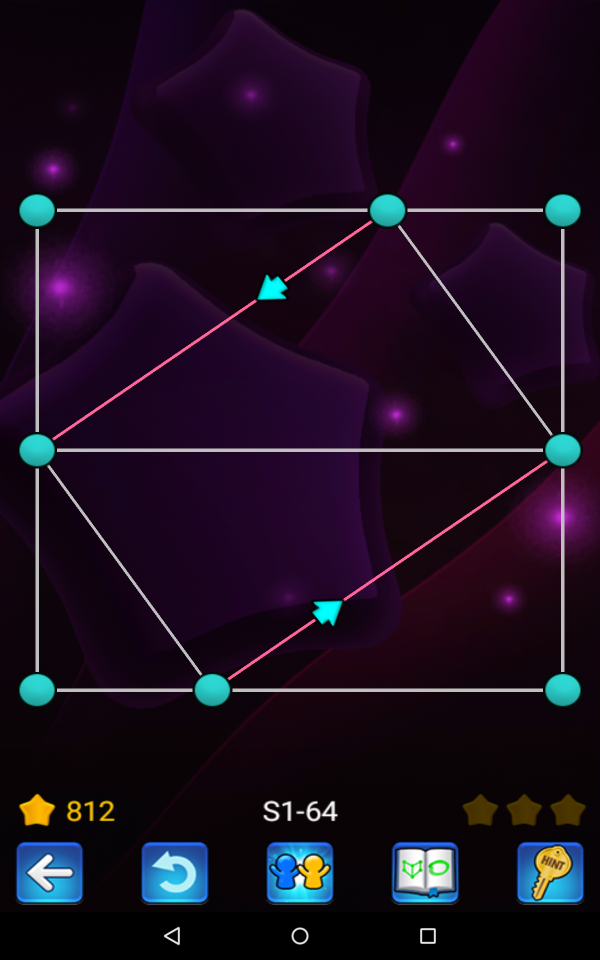
%> input picture img.png, 1200 x 1920 px (shown at 1/2 size)
$ octave OneTouchDraw.m   (GNU Octave 9; MATLAB toolbox functions it lacks are replaced by stand-ins)
%> lines starting %> are read from the running program, lines starting %| are printed output that depends on the picture; in (x1, y1, x2, y2) boxes, pixels count from 0 and x2, y2 are one past the last pixel; in counts of white or black regions, pixels touching at a corner belong together; the program's own positions count from 1
### findColor.m
function [ color ] = findColor( img_crop,pixelValue )
%UNTITLED2 Summary of this function goes here
%   Detailed explanation goes here
pixelValue=floor(pixelValue);
red=img_crop(pixelValue(2),pixelValue(1),1);
green=img_crop(pixelValue(2),pixelValue(1),2);
blue=img_crop(pixelValue(2),pixelValue(1),3);

%Yellow
red_lb_yellow=200; red_ub_yellow=255;
green_lb_yellow=150; green_ub_yellow=210;
blue_lb_yellow=0; blue_ub_yellow=0;

%Green Shade 1
red_lb_green=70; red_ub_green=100;
green_lb_green=190; green_ub_green=255;
blue_lb_green=70; blue_ub_green=100;

%Green shade 2
red_lb_green1=0; red_ub_green1=0;
green_lb_green1=255; green_ub_green1=255;
blue_lb_green1=90; blue_ub_green1=110;

%Red
red_lb_red=255; red_ub_red=255;
green_lb_red=95; green_ub_red=110;
blue_lb_red=140; blue_ub_red=165;

%Blue
red_lb_blue=30; red_ub_blue=55;
green_lb_blue=150; green_ub_blue=230;
blue_lb_blue=150; blue_ub_blue=230;

%Purple
red_lb_purple=120; red_ub_purple=180;
green_lb_purple=150; green_ub_purple=210;
blue_lb_purple=190; blue_ub_purple=255;

%
red_lb_purple1=120; red_ub_purple1=180;
green_lb_purple1=150; green_ub_purple1=210;
blue_lb_purple1=190; blue_ub_purple1=255;

if red>=red_lb_yellow && red<=red_ub_yellow && ...
   green>=green_lb_yellow && green<=green_ub_yellow && ...
   blue>=blue_lb_yellow && blue<=blue_ub_yellow
    color='y';

elseif red>=red_lb_red && red<=red_ub_red && ...
   green>=green_lb_red && green<=green_ub_red && ...
   blue>=blue_lb_red && blue<=blue_ub_red
    color='r';

elseif red>=red_lb_green && red<=red_ub_green && ...
   green>=green_lb_green && green<=green_ub_green && ...
   blue>=blue_lb_green && blue<=blue_ub_green
    color='g';

elseif red>=red_lb_green1 && red<=red_ub_green1 && ...
   green>=green_lb_green1 && green<=green_ub_green1 && ...
   blue>=blue_lb_green1 && blue<=blue_ub_green1
    color='g';

elseif red>=red_lb_blue && red<=red_ub_blue && ...
   green>=green_lb_blue && green<=green_ub_blue && ...
   blue>=blue_lb_blue && blue<=blue_ub_blue
    color='b';

elseif red>=red_lb_purple && red<=red_ub_purple && ...
   green>=green_lb_purple && green<=green_ub_purple && ...
   blue>=blue_lb_purple && blue<=blue_ub_purple
    color='p';

elseif red>=red_lb_purple1 && red<=red_ub_purple1 && ...
   green>=green_lb_purple1 && green<=green_ub_purple1 && ...
   blue>=blue_lb_purple1 && blue<=blue_ub_purple1
    color='p';


else color='w';
end

end

### showAnnotatedImg.m
function showAnnotatedImg( img_crop,node )
%UNTITLED2 Summary of this function goes here
%   Detailed explanation goes here
nodeIndex=size(node.centroid,1);
text_str = cell(nodeIndex+1,1);

for k=1:nodeIndex
   text_str{k} = num2str(k);
end

position=zeros(nodeIndex+1,2);
for k=1:nodeIndex
position(k,:) = floor(node.centroid(k,:));
end

box_color = {'black'};
%RGB = insertText(I,position,text_str,'FontSize',18,'BoxColor',box_color,'BoxOpacity',0.4,'TextColor','white');
commentSwag =...
{
    'Umm... Too Easy!';
    'Lemme Think....';
    'Hahahah, Seriously?';
    'You UnderEstimating me? :( ';
    'I can do better, test me! :p ';
    'Huhhhh, That''s called Swag! ';
    'Yo Bitch!';
    'Nahhh... Not Tired yet :p ';
    'I''ll find you and I''ll SOLVE you!';
    'Beta Tumse Na Ho payega!';
};
swagIndex = ceil(10*rand);

position(nodeIndex+1,:)=[200 100];
text_str{nodeIndex+1,1}=commentSwag{swagIndex};
annotatedImg = insertText(img_crop,position,text_str,'FontSize',50,'BoxColor',box_color,'BoxOpacity',0.4,'TextColor','white');

 figure(1)
 imshow(annotatedImg)

end

### inputGraph.m
function inputGraph(node,edge)
circleCoors = node.centroid+1;
a = eulerGraph(edge);
a.startEuler(circleCoors)
end

### OneTouchDraw.m
%Written and Conceptualized by Arpan Majumdar.
%This code is OpenSource and can be directly used in any project without
%the need of taking any permission.

%Import the screenshot and rename it as img in the workspace and run program
%clearvars -except img
clc

close all
warning off
%% Image thresholding
% Output of this segment is binary image bwimg which consistes of nodes,
% edges and arrows

%imshow(img)
img=imread('img.png');
%> img is the input picture: size 1920x1200x3 uint8; mean R, G, B 28.2, 15.7, 32.3
img_gray=rgb2gray(img);

img_crop=img(1:end-340,:,:);    %For Level Mode
%img_crop=img(251:end-340,:,:);  % For Master Mode

img_gray=img_gray(1:end-340,:);   %For Level Mode
%> img_gray: size 1580x1200 uint8
%img_gray=img_gray(251:end-340,:); % For Master Mode

% [level,bwimg]=thresh_tool(img_gray);

level1=110/255;
bwimg=im2bw(img_gray,level1);
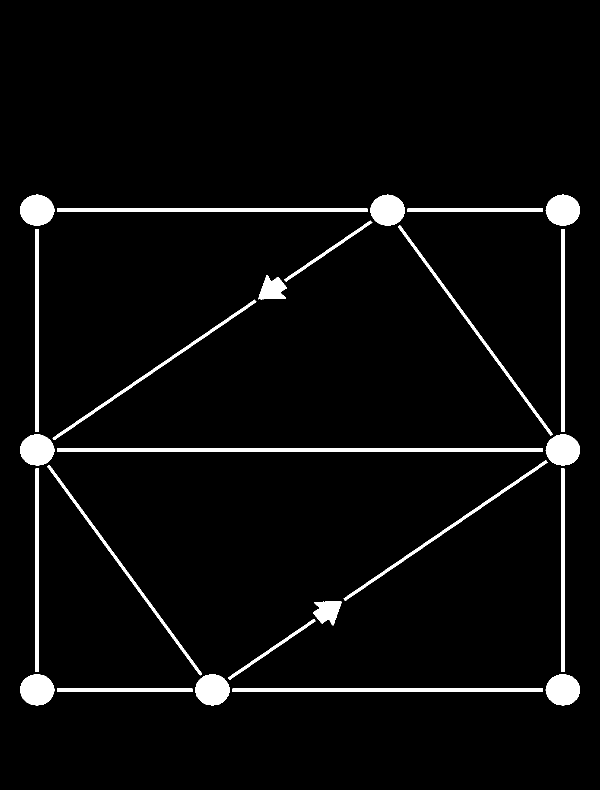
%> bwimg: size 1580x1200 logical (shown at 1/2 size); 3.9% white; 25 white regions, largest, box (x1, y1, x2, y2) and area: (114, 897, 1086, 904) 6804, (114, 417, 735, 424) 4347, (465, 1377, 1086, 1384) 4347
% figure(1)
% imshow(bwimg)

%% Detect nodes and arrows from bwimg

% Output of this segment is a stucture 'node' and 'arrow' whose fields are:
% node:
% centroid: Contains x,y coordinates of centroid of node in a 1x2 matrix
% color: 'b','y','g','r', depending on color of node

% arrow:
% centroid: Contains x,y coordinates of centroid of arrow in a 1x2 matrix

stats=regionprops(bwimg,'Centroid','MajorAxisLength','MinorAxisLength','Area');
%> stats = 25 regions; largest, Area, Centroid, MajorAxisLength and MinorAxisLength: 6804 [600.5 901] 1122.4 8.08, 4347 [425 421] 717.1 8.08, 4347 [776 1381] 717.1 8.08, 3330 [74.7 421] 68.55 61.89, 3327 [775.9 421.1] 68.55 61.82

nodeIndex=0; arrowIndex=0;
epsilon=10;

Cindex=[];Aindex=[];

nodes=zeros(size(bwimg));
arrows=zeros(size(bwimg));
label=bwlabel(bwimg);
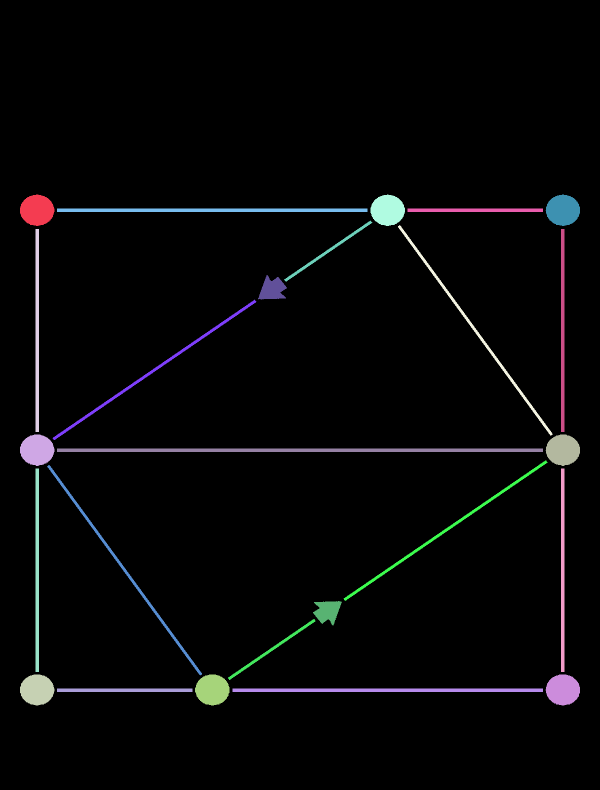
%> label: size 1580x1200 double (shown at 1/2 size); 26 distinct labels, from 0 to 25; one colour per label, 0 black

for k=1:size(stats,1)
    %Node detection
    if abs(stats(k).MinorAxisLength-stats(k).MinorAxisLength)<epsilon && ...
       stats(k).MinorAxisLength>55 && stats(k).MinorAxisLength<65 &&...
       stats(k).MajorAxisLength>65 && stats(k).MajorAxisLength<75 && ...
       stats(k).Area>3300 && stats(k).Area<3450

            %Cindex=[Cindex;k];

            nodeIndex=nodeIndex+1;
            node.centroid(nodeIndex,:)=stats(k).Centroid;
            node.color(nodeIndex,1)=findColor(img_crop,stats(k).Centroid);

            map=label==k;
            nodes=nodes | map;
    end

    %Arrow detection
    if stats(k).Area>1750 && stats(k).Area<1850 && ...
       stats(k).MajorAxisLength>45 && stats(k).MajorAxisLength<60 && ...
       stats(k).MinorAxisLength>40 && stats(k).MinorAxisLength<55
%             Aindex=[Aindex;k];
            arrowIndex=arrowIndex+1;
            arrow.centroid(arrowIndex,:)=stats(k).Centroid;

            map=label==k;
            arrows=arrows | map;
    end

end
%> this loop made 25 passes
%> (pixelValue in findColor, red in findColor) on passes 1, 2, 3, 11, 18, 21, 22, 23: ([74 421], 49), ([74 900], 41), ([74 1380], 41), ([425 1380], 49), ([775 421], 41), ([1126 421], 49), ([1126 900], 41), ([1126 1380], 41)
%> arrowIndex on passes 14, 16: 1, 2
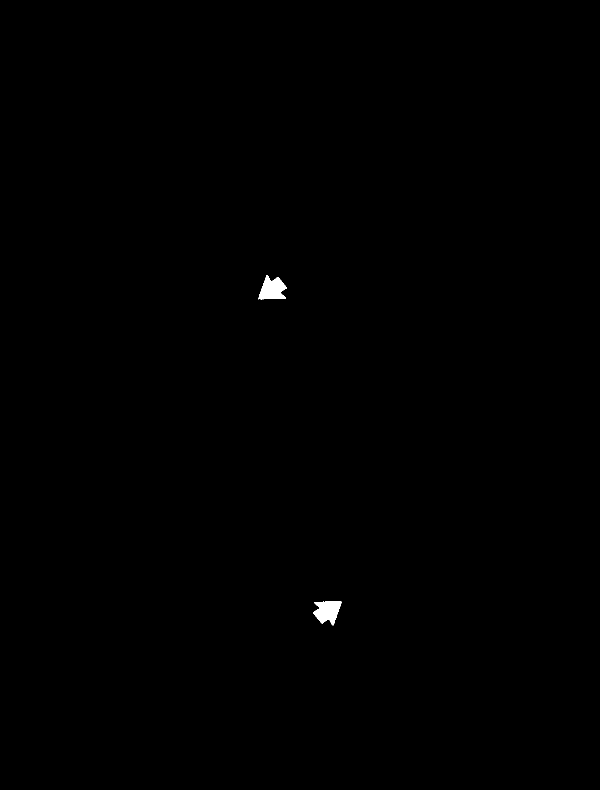
%> arrows: size 1580x1200 logical (shown at 1/2 size); 0.19% white; 2 white regions, box (x1, y1, x2, y2) and area: (626, 1202, 684, 1251) 1795, (516, 550, 574, 599) 1794
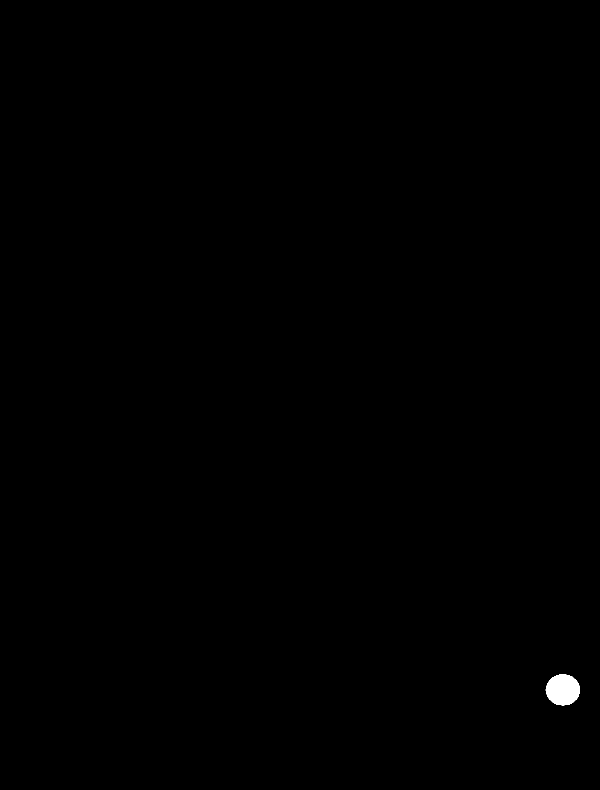
%> map: size 1580x1200 logical (shown at 1/2 size); 0.18% white; 1 white region, box (x1, y1, x2, y2) and area: (1091, 1349, 1160, 1411) 3321
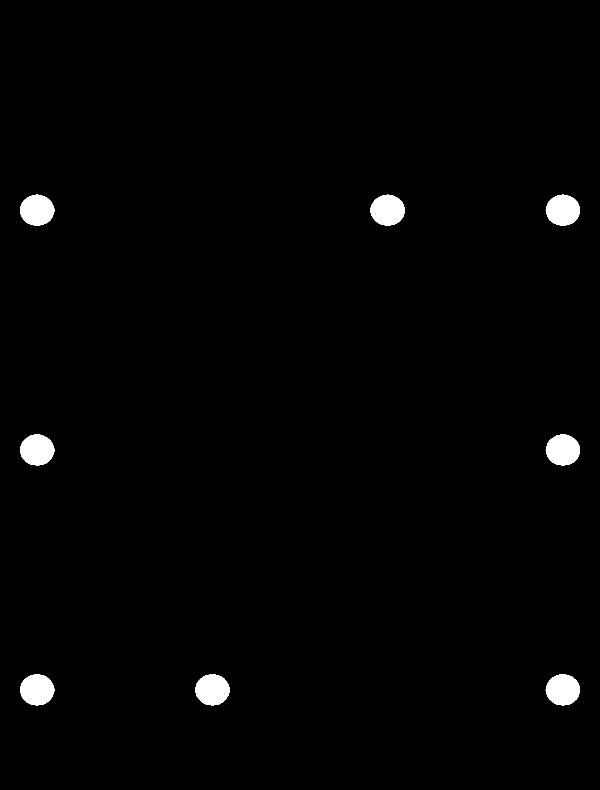
%> nodes: size 1580x1200 logical (shown at 1/2 size); 1.4% white; 8 white regions, largest, box (x1, y1, x2, y2) and area: (40, 389, 109, 452) 3330, (741, 389, 810, 452) 3327, (1091, 389, 1160, 452) 3325
%> after the loop, arrow = {centroid [545.4 579.2 655.6 1223]}
%% Isolate lines from bwimg

bwallline=bwimg&~nodes;
arrows1=bwmorph(arrows,'thicken',10);
%> arrows1: size 1580x1200 logical; 0.39% white; 2 white regions, box (x1, y1, x2, y2) and area: (506, 540, 584, 609) 3718, (616, 1192, 694, 1261) 3714
bwallline= bwallline | arrows1;
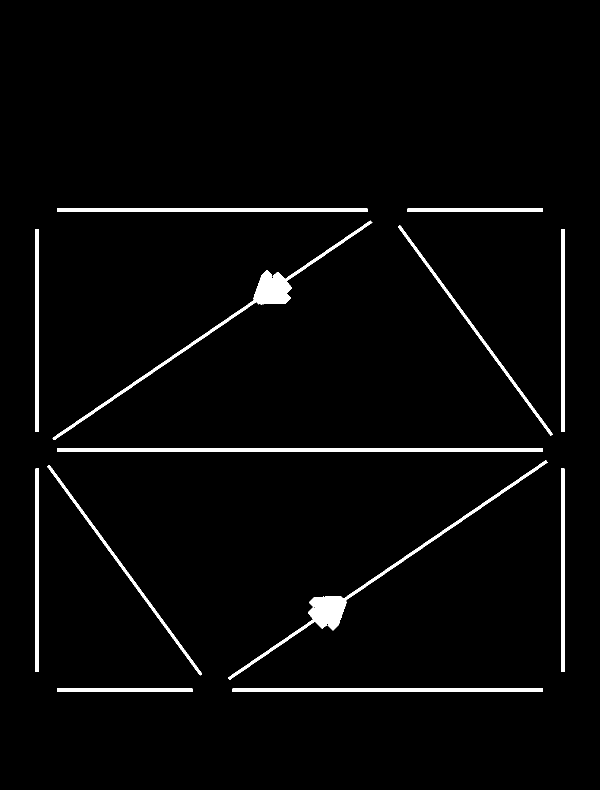
%> bwallline: size 1580x1200 logical (shown at 1/2 size); 2.7% white; 13 white regions, largest, box (x1, y1, x2, y2) and area: (456, 921, 1095, 1360) 7744, (105, 441, 745, 880) 7742, (114, 897, 1086, 904) 6804

%% Check connectivity between every pair of nodes

% [9 lines of commented-out code are left out]
for m=1:nodeIndex
    for n=1:nodeIndex
        edge.graph(m,n)=0;
        edge.color(m,n)='w';
        edge.isDirectional(m,n)=0;

        if m==n
            edge.graph(m,n)=0;
            %edge.color(m,n)=[];
            edge.isDirectional(m,n)=0;
        end
    end
end
%> this loop made 8 passes

for m=1:nodeIndex
    for n=1:nodeIndex
        if m==n
            continue;
        end

%          m=3;n=1;

        x1=node.centroid(m,1);
        x2=node.centroid(n,1);
        y1=node.centroid(m,2);
        y2=node.centroid(n,2);
% Convert x,y coordinates of centres of nodes m,n to complex numbers for easy calculation of distance
        c1=x1+1i*y1;
        c2=x2+1i*y2;
        dis=abs(c1-c2);

% Take equally spaced points between the nodes m and n and check whether all points
% lie in the white line(bwallline)
        minSpacing=ceil(dis/10);
        points=conj(linspace(c1,c2,minSpacing))';
        margin1=abs(points-c1);
        index1=find(margin1<70);

        margin2=abs(points-c2);
        index2=find(margin2<70);

        index=[index1;index2];
        points(index)=[];

        x=floor(real(points));y=floor(imag(points));

        if diag(bwallline(y,x))

%Line exists between m and n
            edge.graph(m,n)=1;
            color(1)=findColor(img_crop,[x(1) y(1)]);
            color(2)=findColor(img_crop,[x(end) y(end)]);

            if color(1)==color(2)
                edge.color(m,n)=color(1);
            end


            if isequal(edge.color(m,n),'r')
                edge.graph(m,n)=2;
            end

%Now check if an arrow exists between nodes m and n
            arrow_check=zeros(length(x),1);
            for k=1:length(x)
                arrow_check(k)=arrows(y(k),x(k));
            end

            if any(arrow_check)
                findArrowIndex=floor(mean(find(arrow_check)));
                arrowCentroidCalc=[x(findArrowIndex) y(findArrowIndex)];

                error=[100 100];
                for k=1:size(arrow.centroid,1)
                     if abs(arrow.centroid(k,:)-arrowCentroidCalc)<error
                         error=abs(arrow.centroid(k,:)-arrowCentroidCalc);
                         arrowIndex=k;
                     end
                end

                a1=arrow.centroid(arrowIndex,1)+1i*arrow.centroid(arrowIndex,2);


                mDis=abs(c1-a1);
                nDis=abs(c2-a1);

                edge.isDirectional(m,n)=1;

                if mDis<nDis
                    edge.graph(m,n)=1;

                    if isequal(edge.color(m,n),'r')
                        edge.graph(m,n)=2;
                    end
                else
                    edge.graph(m,n)=0;
                end

            end
        end
    end
end
%> after the loop, arrowCentroidCalc = [658 1220]; arrow_check = 34 values from 0 to 0; color = 'ww'; error = [2.41 2.96]; findArrowIndex = 50; mDis = 570.6; nDis = 278.9

showAnnotatedImg(img_crop,node);
%> in showAnnotatedImg, `nodeIndex=size(node.centroid,1);`: nodeIndex = 8
%> in showAnnotatedImg, `text_str = cell(nodeIndex+1,1);`: text_str = {[], [], [], [], [], [], [], [], []}
%> the loop in showAnnotatedImg, `for k=1:nodeIndex` made 8 passes
%> after the loop in showAnnotatedImg, `for k=1:nodeIndex`: text_str = {'1', '2', '3', '4', '5', '6', '7', '8', []}
%> after the loop in showAnnotatedImg, `for k=1:nodeIndex`: position = [74 421; 74 900; 74 1380; 425 1380; 775 421; 1126 421; 1126 900; 1126 1380; 0 0]
%> in showAnnotatedImg, `annotatedImg = insertText(img_crop,position,text_str,'FontSize',50,'Bo..`:
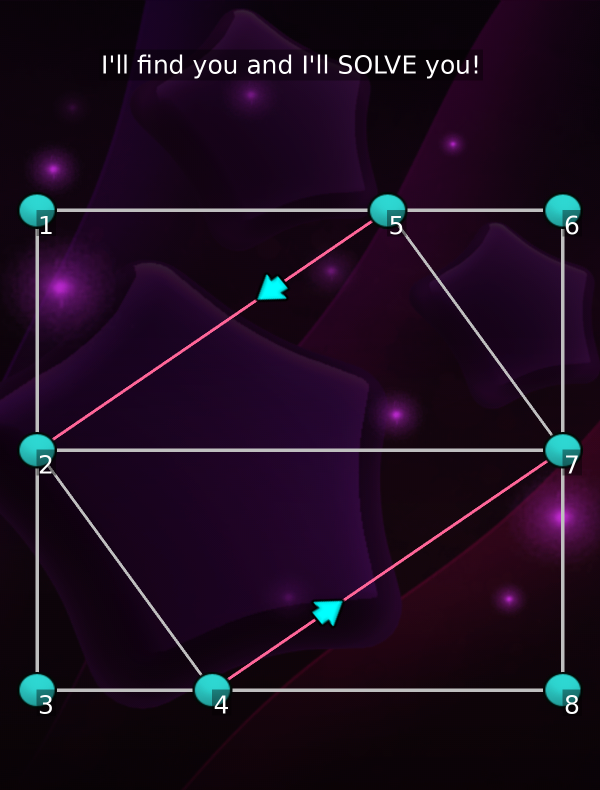
%> annotatedImg: size 1580x1200x3 uint8 (shown at 1/2 size); mean R, G, B 29.6, 12.6, 31.2
%%
 inputGraph(node,edge)
%> in inputGraph, `circleCoors = node.centroid+1;`: circleCoors = [75.7 422; 75.74 901.6; 75.71 1381.3; 426.3 1381.3; 776.9 422.1; 1127.5 422; 1127.5 901.6; 1127.4 1381.3]
%> in inputGraph, `a.startEuler(circleCoors)`: ans = 28 items
